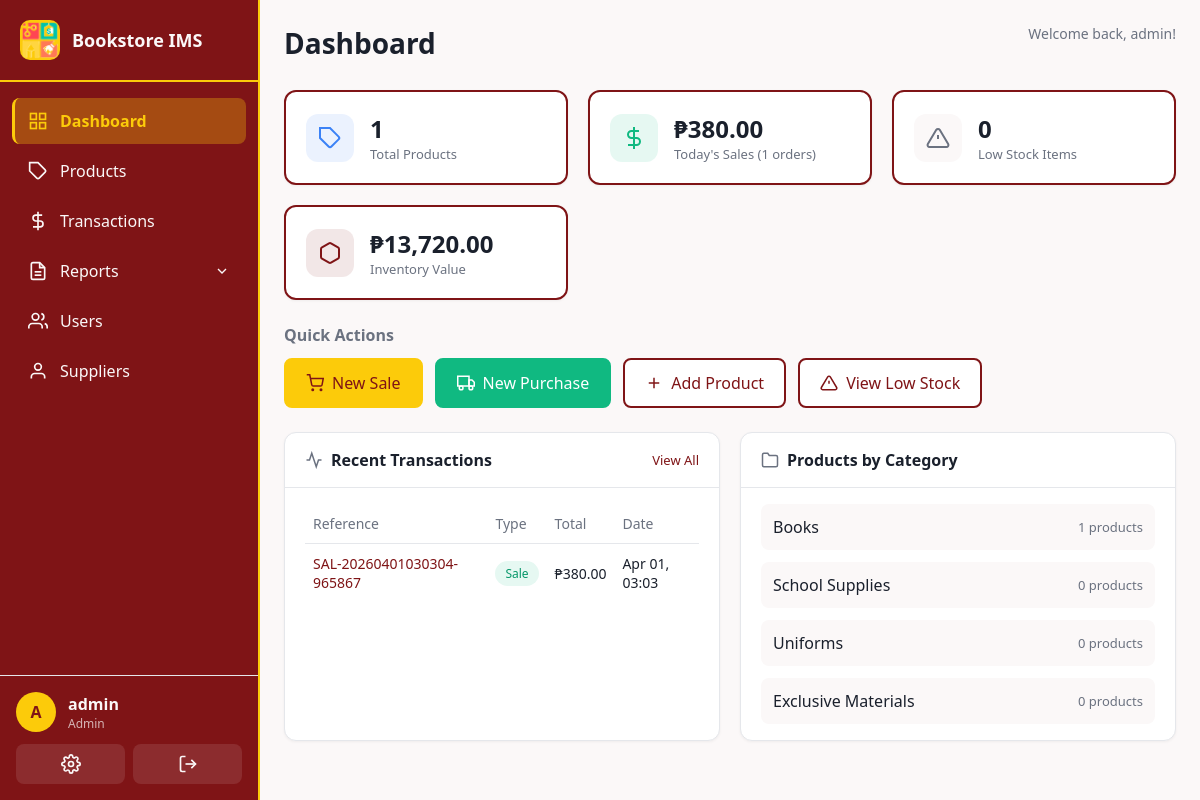
The app's page /dashboard (signed in) with its own data.
### app/models.py (models this page shows, shortened)
class User(UserMixin, db.Model):
    __tablename__ = 'users'
    id = db.Column(db.Integer, primary_key=True)
    username = db.Column(db.String(80), unique=True, nullable=False, index=True)
    email = db.Column(db.String(120), unique=True, nullable=False)
    password_hash = db.Column(db.String(256), nullable=False)
    role = db.Column(db.String(20), nullable=False, default=Role.STAFF)
    is_active = db.Column(db.Boolean, default=True)
    created_at = db.Column(db.DateTime, default=datetime.utcnow)
    last_login = db.Column(db.DateTime)
    transactions = db.relationship('Transaction', backref='user', lazy='dynamic')
    audit_logs = db.relationship('AuditLog', backref='user', lazy='dynamic')
    def is_admin(self):
        return self.role == Role.ADMIN

class Transaction(db.Model):
    __tablename__ = 'transactions'
    id = db.Column(db.Integer, primary_key=True)
    transaction_type = db.Column(db.String(20), nullable=False)  # 'sale' or 'purchase'
    reference_number = db.Column(db.String(50), unique=True, nullable=False)
    user_id = db.Column(db.Integer, db.ForeignKey('users.id'), nullable=False)
    subtotal = db.Column(db.Float, nullable=False, default=0.0)
    tax = db.Column(db.Float, nullable=False, default=0.0)
    discount = db.Column(db.Float, nullable=False, default=0.0)
    total = db.Column(db.Float, nullable=False, default=0.0)
    supplier_id = db.Column(db.Integer, db.ForeignKey('suppliers.id'), nullable=True)
    customer_name = db.Column(db.String(200))
    notes = db.Column(db.Text)
    created_at = db.Column(db.DateTime, default=datetime.utcnow)
    items = db.relationship('TransactionItem', backref='transaction', lazy='dynamic', cascade='all, delete-orphan')

class Category(db.Model):
    __tablename__ = 'categories'
    id = db.Column(db.Integer, primary_key=True)
    name = db.Column(db.String(100), unique=True, nullable=False)
    description = db.Column(db.String(255))
    created_at = db.Column(db.DateTime, default=datetime.utcnow)
    products = db.relationship('Product', backref='category', lazy='dynamic')

### app/routes/main.py (the view)
@main_bp.route('/dashboard')
@login_required
def dashboard():
    total_products = Product.query.filter_by(is_active=True).count()
    total_categories = Category.query.count()
    low_stock_products = Product.query.filter(
        Product.quantity <= Product.reorder_level,
        Product.is_active == True
    ).all()
    low_stock_count = len(low_stock_products)
    today = datetime.utcnow().date()
    today_sales = Transaction.query.filter(
        Transaction.transaction_type == 'sale',
        func.date(Transaction.created_at) == today
    ).all()
    today_sales_total = sum(t.total for t in today_sales)
    today_sales_count = len(today_sales)
    recent_transactions = Transaction.query.order_by(
        Transaction.created_at.desc()
    ).limit(5).all()
    inventory_value = db.session.query(
        func.sum(Product.quantity * Product.cost_price)
    ).filter(Product.is_active == True).scalar() or 0
    category_stats = db.session.query(
        Category.name,
        func.count(Product.id)
    ).outerjoin(Product).group_by(Category.id).all()
    return render_template('dashboard.html',
        total_products=total_products,
        total_categories=total_categories,
        low_stock_count=low_stock_count,
        low_stock_products=low_stock_products[:5],  # Show top 5 low stock items
        today_sales_total=today_sales_total,
        today_sales_count=today_sales_count,
        recent_transactions=recent_transactions,
        inventory_value=inventory_value,
        category_stats=category_stats
    )

### app/__init__.py (called while the page is built)
@login_manager.user_loader
def load_user(user_id):
    return db.session.get(User, int(user_id))

### app/templates/dashboard.html (shortened to what this page needs)
{% extends "base.html" %}
{% block content %}
<div class="page-header">
  <h1>Dashboard</h1>
  <p class="page-subtitle">Welcome back, {{ current_user.username }}!</p>
</div>
<div class="stats-grid">
  <div class="stat-card">
    <div class="stat-icon blue">
      <svg viewBox="0 0 24 24" fill="none" stroke="currentColor" stroke-width="2">
        <path d="M20.59 13.41l-7.17 7.17a2 2 0 0 1-2.83 0L2 12V2h10l8.59 8.59a2 2 0 0 1 0 2.82z"></path>
        <line x1="7" y1="7" x2="7.01" y2="7"></line>
      </svg>
    </div>
    <div class="stat-details">
      <span class="stat-value">{{ total_products }}</span>
      <span class="stat-label">Total Products</span>
    </div>
  </div>
  <div class="stat-card">
    <div class="stat-icon green">
      <svg viewBox="0 0 24 24" fill="none" stroke="currentColor" stroke-width="2">
        <line x1="12" y1="1" x2="12" y2="23"></line>
        <path d="M17 5H9.5a3.5 3.5 0 0 0 0 7h5a3.5 3.5 0 0 1 0 7H6"></path>
      </svg>
    </div>
    <div class="stat-details">
      <span class="stat-value">₱{{ "{:,.2f}".format(today_sales_total) }}</span>
      <span class="stat-label">Today's Sales ({{ today_sales_count }} orders)</span>
    </div>
  </div>
  <div class="stat-card {% if low_stock_count > 0 %}warning{% endif %}">
    <div class="stat-icon {% if low_stock_count > 0 %}orange{% else %}gray{% endif %}">
      <svg viewBox="0 0 24 24" fill="none" stroke="currentColor" stroke-width="2">
        <path d="M10.29 3.86L1.82 18a2 2 0 0 0 1.71 3h16.94a2 2 0 0 0 1.71-3L13.71 3.86a2 2 0 0 0-3.42 0z"></path>
        <line x1="12" y1="9" x2="12" y2="13"></line>
        <line x1="12" y1="17" x2="12.01" y2="17"></line>
      </svg>
    </div>
    <div class="stat-details">
      <span class="stat-value">{{ low_stock_count }}</span>
      <span class="stat-label">Low Stock Items</span>
    </div>
  </div>
  <div class="stat-card">
    <div class="stat-icon purple">
      <svg viewBox="0 0 24 24" fill="none" stroke="currentColor" stroke-width="2">
        <path d="M21 16V8a2 2 0 0 0-1-1.73l-7-4a2 2 0 0 0-2 0l-7 4A2 2 0 0 0 3 8v8a2 2 0 0 0 1 1.73l7 4a2 2 0 0 0 2 0l7-4A2 2 0 0 0 21 16z"></path>
      </svg>
    </div>
    <div class="stat-details">
      <span class="stat-value">₱{{ "{:,.2f}".format(inventory_value) }}</span>
      <span class="stat-label">Inventory Value</span>
    </div>
  </div>
</div>
<div class="quick-actions">
  <h3>Quick Actions</h3>
  <div class="action-buttons">
    <a href="{{ url_for('transactions.new_sale') }}" class="action-button primary">
      <svg viewBox="0 0 24 24" fill="none" stroke="currentColor" stroke-width="2">
        <circle cx="9" cy="21" r="1"></circle>
        <circle cx="20" cy="21" r="1"></circle>
        <path d="M1 1h4l2.68 13.39a2 2 0 0 0 2 1.61h9.72a2 2 0 0 0 2-1.61L23 6H6"></path>
      </svg>
      New Sale
    </a>
    <a href="{{ url_for('transactions.new_purchase') }}" class="action-button secondary">
      <svg viewBox="0 0 24 24" fill="none" stroke="currentColor" stroke-width="2">
        <rect x="1" y="3" width="15" height="13"></rect>
        <polygon points="16 8 20 8 23 11 23 16 16 16 16 8"></polygon>
        <circle cx="5.5" cy="18.5" r="2.5"></circle>
        <circle cx="18.5" cy="18.5" r="2.5"></circle>
      </svg>
      New Purchase
    </a>
    <a href="{{ url_for('products.add_product') }}" class="action-button">
      <svg viewBox="0 0 24 24" fill="none" stroke="currentColor" stroke-width="2">
        <line x1="12" y1="5" x2="12" y2="19"></line>
        <line x1="5" y1="12" x2="19" y2="12"></line>
      </svg>
      Add Product
    </a>
    <a href="{{ url_for('products.low_stock') }}" class="action-button {% if low_stock_count > 0 %}warning{% endif %}">
      <svg viewBox="0 0 24 24" fill="none" stroke="currentColor" stroke-width="2">
        <path d="M10.29 3.86L1.82 18a2 2 0 0 0 1.71 3h16.94a2 2 0 0 0 1.71-3L13.71 3.86a2 2 0 0 0-3.42 0z"></path>
        <line x1="12" y1="9" x2="12" y2="13"></line>
        <line x1="12" y1="17" x2="12.01" y2="17"></line>
      </svg>
      View Low Stock
    </a>
  </div>
</div>
<div class="dashboard-grid">
  <div class="dashboard-card">
    <div class="card-header">
      <h3>
        <svg viewBox="0 0 24 24" fill="none" stroke="currentColor" stroke-width="2">
          <polyline points="22 12 18 12 15 21 9 3 6 12 2 12"></polyline>
        </svg>
        Recent Transactions
      </h3>
      <a href="{{ url_for('transactions.list_transactions') }}" class="view-all">View All</a>
    </div>
    <div class="card-body">
      {% if recent_transactions %}
      <table class="mini-table">
        <thead>
          <tr>
            <th>Reference</th>
            <th>Type</th>
            <th>Total</th>
            <th>Date</th>
          </tr>
        </thead>
        <tbody>
          {% for trans in recent_transactions %}
          <tr>
            <td>
              <a href="{{ url_for('transactions.view_transaction', id=trans.id) }}">{{ trans.reference_number }}</a>
            </td>
            <td>
              <span class="badge badge-{{ 'success' if trans.transaction_type == 'sale' else 'info' }}">
                {{ trans.transaction_type.title() }}
              </span>
            </td>
            <td>₱{{ "{:,.2f}".format(trans.total) }}</td>
            <td>{{ trans.created_at.strftime('%b %d, %H:%M') }}</td>
          </tr>
          {% endfor %}
        </tbody>
      </table>
      {% else %}
      <p class="empty-message">No transactions yet.</p>
      {% endif %}
    </div>
  </div>
  <div class="dashboard-card">
    <div class="card-header">
      <h3>
        <svg viewBox="0 0 24 24" fill="none" stroke="currentColor" stroke-width="2">
          <path d="M22 19a2 2 0 0 1-2 2H4a2 2 0 0 1-2-2V5a2 2 0 0 1 2-2h5l2 3h9a2 2 0 0 1 2 2z"></path>
        </svg>
        Products by Category
      </h3>
    </div>
    <div class="card-body">
      <div class="category-list">
        {% for name, count in category_stats %}
        <div class="category-item">
          <span class="category-name">{{ name }}</span>
          <span class="category-count">{{ count or 0 }} products</span>
        </div>
        {% endfor %}
      </div>
    </div>
  </div>
</div>
{% endblock %}

### app/templates/base.html (shortened to what this page needs)
<!doctype html>
<html>
  <head>
    <link rel="stylesheet" href="{{ url_for('static', filename='css/main.css') }}">
  </head>
  <body class="{% block body_class %}{% endblock %}">
    {% if current_user.is_authenticated %}
    <nav class="sidebar">
      <div class="sidebar-header">
        <div class="sidebar-logo">
          <img src="{{ url_for('static', filename='images/bookstore-logo.png') }}" alt="Bookstore Logo" style="width: 100%; height: 100%; object-fit: contain;">
        </div>
        <span class="sidebar-title">Bookstore IMS</span>
      </div>
      <ul class="sidebar-menu">
        <li class="{% if request.endpoint == 'main.dashboard' %}active{% endif %}">
          <a href="{{ url_for('main.dashboard') }}">
            <svg viewBox="0 0 24 24" fill="none" stroke="currentColor" stroke-width="2">
              <rect x="3" y="3" width="7" height="7"></rect>
              <rect x="14" y="3" width="7" height="7"></rect>
              <rect x="14" y="14" width="7" height="7"></rect>
              <rect x="3" y="14" width="7" height="7"></rect>
            </svg>
            <span>Dashboard</span>
          </a>
        </li>
        <li class="{% if 'products' in request.endpoint %}active{% endif %}">
          <a href="{{ url_for('products.list_products') }}">
            <svg viewBox="0 0 24 24" fill="none" stroke="currentColor" stroke-width="2">
              <path d="M20.59 13.41l-7.17 7.17a2 2 0 0 1-2.83 0L2 12V2h10l8.59 8.59a2 2 0 0 1 0 2.82z"></path>
              <line x1="7" y1="7" x2="7.01" y2="7"></line>
            </svg>
            <span>Products</span>
          </a>
        </li>
        <li class="{% if 'transactions' in request.endpoint %}active{% endif %}">
          <a href="{{ url_for('transactions.list_transactions') }}">
            <svg viewBox="0 0 24 24" fill="none" stroke="currentColor" stroke-width="2">
              <line x1="12" y1="1" x2="12" y2="23"></line>
              <path d="M17 5H9.5a3.5 3.5 0 0 0 0 7h5a3.5 3.5 0 0 1 0 7H6"></path>
            </svg>
            <span>Transactions</span>
          </a>
        </li>
        <li class="submenu-trigger {% if 'reports' in request.endpoint %}active{% endif %}">
          <a href="#">
            <svg viewBox="0 0 24 24" fill="none" stroke="currentColor" stroke-width="2">
              <path d="M14 2H6a2 2 0 0 0-2 2v16a2 2 0 0 0 2 2h12a2 2 0 0 0 2-2V8z"></path>
              <polyline points="14 2 14 8 20 8"></polyline>
              <line x1="16" y1="13" x2="8" y2="13"></line>
              <line x1="16" y1="17" x2="8" y2="17"></line>
            </svg>
            <span>Reports</span>
            <svg class="submenu-arrow" viewBox="0 0 24 24" fill="none" stroke="currentColor" stroke-width="2">
              <polyline points="6 9 12 15 18 9"></polyline>
            </svg>
          </a>
        </li>
        {% if current_user.is_admin() %}
        <li class="{% if 'users' in request.endpoint and request.endpoint != 'users.profile' %}active{% endif %}">
          <a href="{{ url_for('users.list_users') }}">
            <svg viewBox="0 0 24 24" fill="none" stroke="currentColor" stroke-width="2">
              <path d="M17 21v-2a4 4 0 0 0-4-4H5a4 4 0 0 0-4 4v2"></path>
              <circle cx="9" cy="7" r="4"></circle>
              <path d="M23 21v-2a4 4 0 0 0-3-3.87"></path>
              <path d="M16 3.13a4 4 0 0 1 0 7.75"></path>
            </svg>
            <span>Users</span>
          </a>
        </li>
        <li class="{% if 'suppliers' in request.endpoint %}active{% endif %}">
          <a href="{{ url_for('suppliers.list_suppliers') }}">
            <svg viewBox="0 0 24 24" fill="none" stroke="currentColor" stroke-width="2">
              <path d="M20 21v-2a4 4 0 0 0-4-4H8a4 4 0 0 0-4 4v2"></path>
              <circle cx="12" cy="7" r="4"></circle>
            </svg>
            <span>Suppliers</span>
          </a>
        </li>
        {% endif %}
      </ul>
      <div class="sidebar-footer">
        <div class="user-info">
          <div class="user-avatar">{{ current_user.username[0].upper() }}</div>
          <div class="user-details">
            <span class="user-name">{{ current_user.username }}</span>
            <span class="user-role">{{ current_user.role.title() }}</span>
          </div>
        </div>
        <div class="sidebar-actions">
          <a href="{{ url_for('users.profile') }}" class="action-btn" title="Profile">
          </a>
          <a href="{{ url_for('auth.logout') }}" class="action-btn" title="Logout">
            <svg viewBox="0 0 24 24" fill="none" stroke="currentColor" stroke-width="2">
              <path d="M9 21H5a2 2 0 0 1-2-2V5a2 2 0 0 1 2-2h4"></path>
              <polyline points="16 17 21 12 16 7"></polyline>
              <line x1="21" y1="12" x2="9" y2="12"></line>
            </svg>
          </a>
        </div>
      </div>
    </nav>
    <main class="main-content">
      {% block content %}{% endblock %}
    </main>
    {% else %}
    {% block content_public %}{% endblock %}
    {% endif %}
  </body>
</html>

### records on screen
User: username "A", username "admin", role "Admin"
Transaction: total "380.00"
Category: name "Books", id "1"
Category: name "School Supplies", count "0"
Category: name "Uniforms", count "0"
Category: name "Exclusive Materials", count "0"

### other values on screen
{{ total_products }} "1"
{{ "{:,.2f}".format(today_sales_total) }} "380.00"
{{ today_sales_count }} "1"
{{ low_stock_count }} "0"
{{ "{:,.2f}".format(inventory_value) }} "13,720.00"
